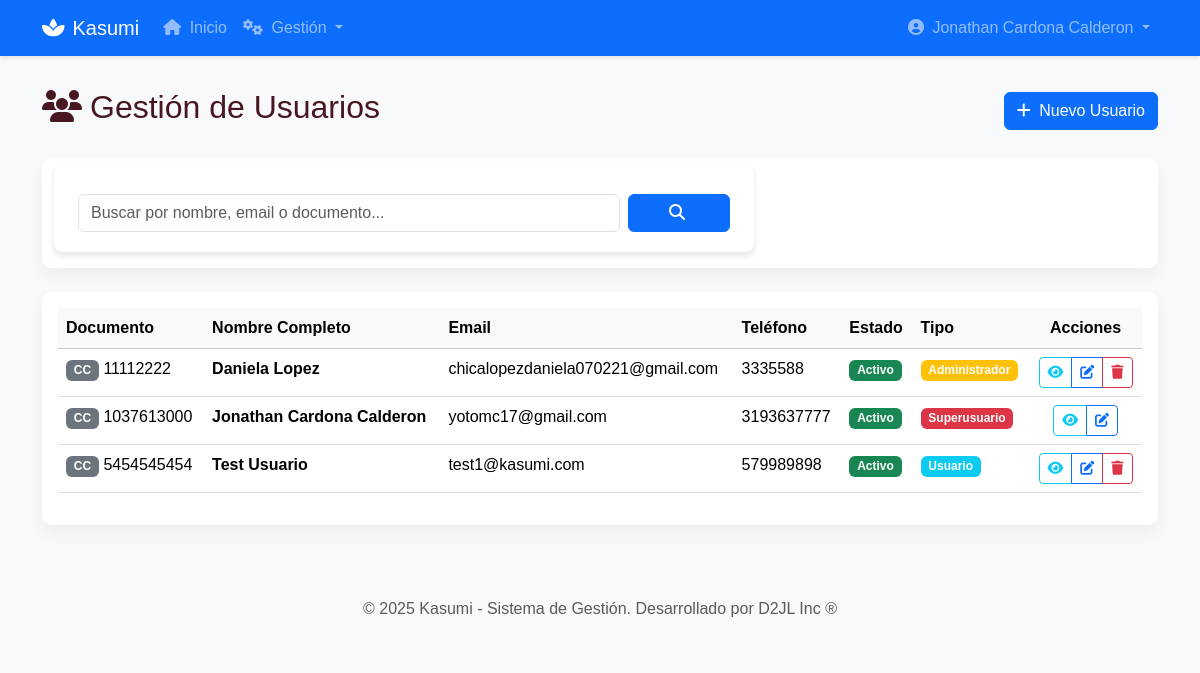
/usuarios/usuarios/ (signed in), run on an earlier commit of the app's database.
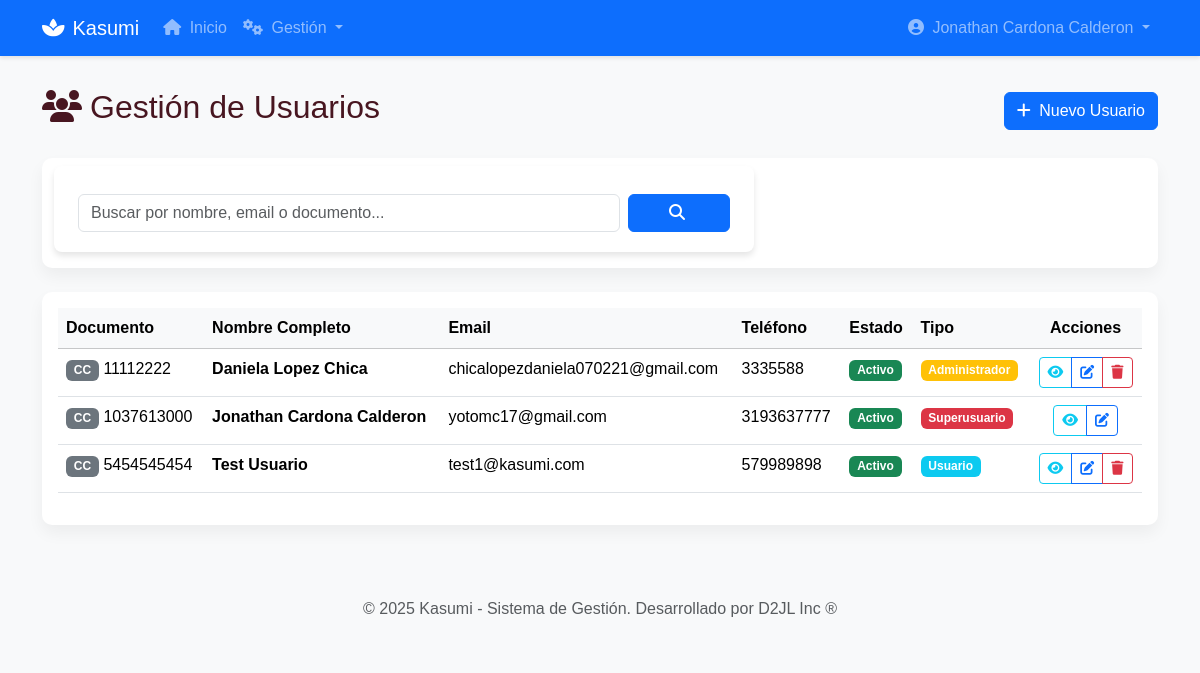
And on a later commit of the database.
### accounts/models.py (models this page shows, shortened)
class Usuario(AbstractUser):
    TIPO_DOCUMENTO_CHOICES = [
        ('CC', 'Cédula de Ciudadanía'),
        ('CE', 'Cédula de Extranjería'),
        ('TI', 'Tarjeta de Identidad'),
        ('PAS', 'Pasaporte'),
    ]
    username = None
    email = models.EmailField(_('email address'), unique=True)
    tipo_documento = models.CharField(
        max_length=3,
        choices=TIPO_DOCUMENTO_CHOICES,
        default='CC',
        verbose_name='Tipo de Documento'
    )
    numero_documento = models.CharField(
        max_length=20,
        unique=True,
        verbose_name='Número de Documento'
    )
    telefono = models.CharField(max_length=15, blank=True, verbose_name='Teléfono')
    direccion = models.TextField(blank=True, verbose_name='Dirección')
    ciudad = models.CharField(max_length=100, blank=True, verbose_name='Ciudad')
    fecha_nacimiento = models.DateField(null=True, blank=True, verbose_name='Fecha de Nacimiento')
    USERNAME_FIELD = 'email'
    REQUIRED_FIELDS = ['numero_documento', 'first_name', 'last_name']
    objects = UsuarioManager()
    class Meta:
        verbose_name = 'Usuario'
        verbose_name_plural = 'Usuarios'

### gestion_usuarios/views.py (the view, shortened to what this page needs)
# urls.py: path('usuarios/', views.ListaUsuariosView.as_view(), name='lista_usuarios'),
class ListaUsuariosView(LoginRequiredMixin, UserPassesTestMixin, ListView):
    model = Usuario
    template_name = 'gestion_usuarios/usuarios/lista_usuarios.html'
    context_object_name = 'usuarios'
    paginate_by = 15
    def test_func(self):
        return self.request.user.is_staff
    def get_queryset(self):
        queryset = super().get_queryset()
        busqueda = self.request.GET.get('busqueda', '').strip()
        return queryset.order_by('first_name', 'last_name')
    def get_context_data(self, **kwargs):
        context = super().get_context_data(**kwargs)
        context['titulo'] = _('Gestión de Usuarios')
        context['busqueda'] = self.request.GET.get('busqueda', '')
        return context

### templates/gestion_usuarios/usuarios/lista_usuarios.html (shortened to what the changed rows need)
{% extends "base.html" %}
{% load static %}
{% block content %}
<div class="row mb-4">
    <div class="col-12">
        <div class="d-flex justify-content-between align-items-center">
            <h2><i class="fas fa-users me-2"></i>{{ titulo }}</h2>
        </div>
    </div>
</div>
<div class="row">
    <div class="col-12">
        <div class="card">
            <div class="card-body">
                {% if usuarios %}
                <div class="table-responsive">
                    <table class="table table-hover">
                        <thead class="table-light">
                            <tr>
                                <th>Documento</th>
                                <th>Nombre Completo</th>
                                <th>Email</th>
                                <th>Teléfono</th>
                                <th>Estado</th>
                                <th>Tipo</th>
                                <th class="text-center">Acciones</th>
                            </tr>
                        </thead>
                        <tbody>
                            {% for usuario in usuarios %}
                            <tr>
                                <td>
                                    <span class="badge bg-secondary">{{ usuario.tipo_documento }}</span>
                                    {{ usuario.numero_documento }}
                                </td>
                                <td>
                                    <strong>{{ usuario.get_full_name }}</strong>
                                </td>
                                <td>{{ usuario.email }}</td>
                                <td>{{ usuario.telefono|default:"-" }}</td>
                                <td>
                                    {% if usuario.is_active %}
                                        <span class="badge bg-success">Activo</span>
                                    {% else %}
                                        <span class="badge bg-danger">Inactivo</span>
                                    {% endif %}
                                </td>
                                <td>
                                    {% if usuario.is_superuser %}
                                        <span class="badge bg-danger">Superusuario</span>
                                    {% elif usuario.is_staff %}
                                        <span class="badge bg-warning">Administrador</span>
                                    {% else %}
                                        <span class="badge bg-info">Usuario</span>
                                    {% endif %}
                                </td>
                                <td class="text-center">
                                    <div class="btn-group btn-group-sm" role="group">
                                        <a href="{% url 'gestion_usuarios:detalle_usuario' usuario.pk %}"
                                           class="btn btn-outline-info"
                                           data-bs-toggle="tooltip"
                                           title="Ver detalles">
                                            <i class="fas fa-eye"></i>
                                        </a>
                                        <a href="{% url 'gestion_usuarios:editar_usuario' usuario.pk %}"
                                           class="btn btn-outline-primary"
                                           data-bs-toggle="tooltip"
                                           title="Editar">
                                            <i class="fas fa-edit"></i>
                                        </a>
                                        {% if usuario != user %}
                                        <a href="{% url 'gestion_usuarios:eliminar_usuario' usuario.pk %}"
                                           class="btn btn-outline-danger"
                                           data-bs-toggle="tooltip"
                                           title="Eliminar">
                                            <i class="fas fa-trash"></i>
                                        </a>
                                        {% endif %}
                                    </div>
                                </td>
                            </tr>
                            {% endfor %}
                        </tbody>
                    </table>
                </div>
                {% endif %}
            </div>
        </div>
    </div>
</div>
{% endblock %}

What changed in the data, as far as the page shows it:
changed Usuario "chicalopezdaniela070221@gmail.com": get_full_name "Daniela Lopez" → "Daniela Lopez Chica"
